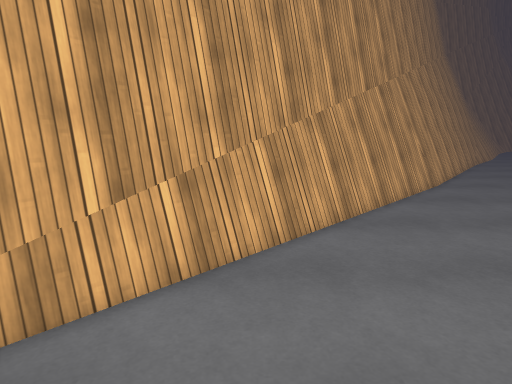
view 1 (above)

16 first-person views from a walk through a scene from a Unity 3-D project. The camera is 1.5 m above the floor, tilts 10° down and sees 75° across. The floor is counted in squares, 0.5 m on a side. Each view is taken from the middle of a square. On the plan, view 1 faces up. The plan holds only what a view shows up to about 20 squares ahead; the rest is blank. The place goes on beyond the plan. The player is left out. Surface patterns are stand-ins for the level's own textures.

view 2
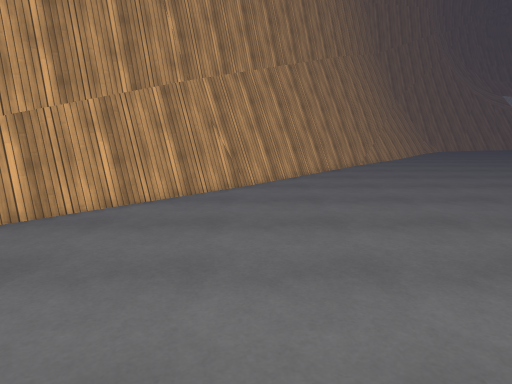

view 3
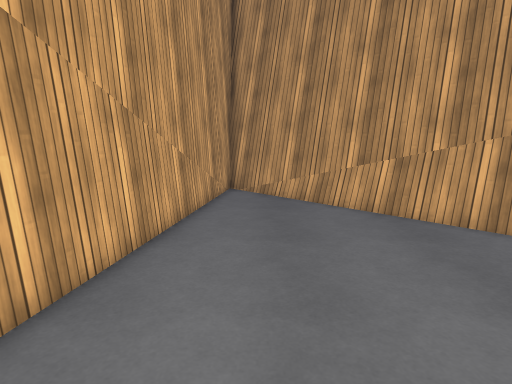

view 4
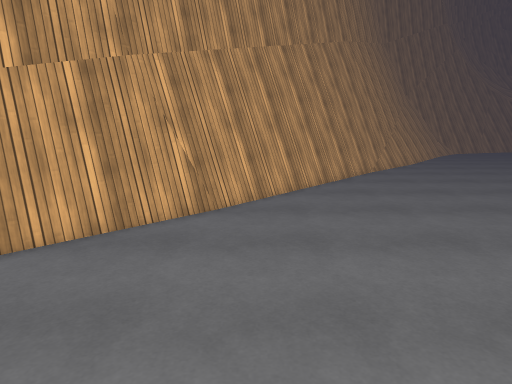

view 5
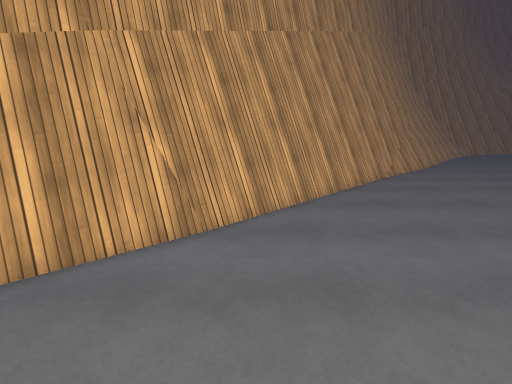

view 6
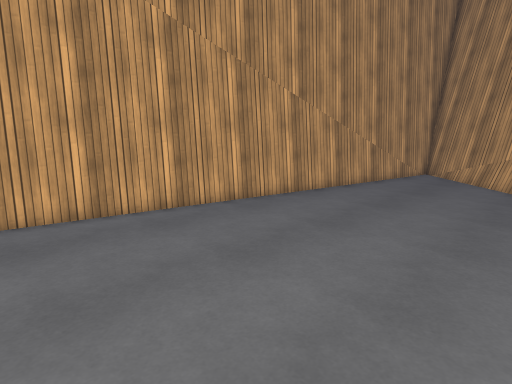

view 7
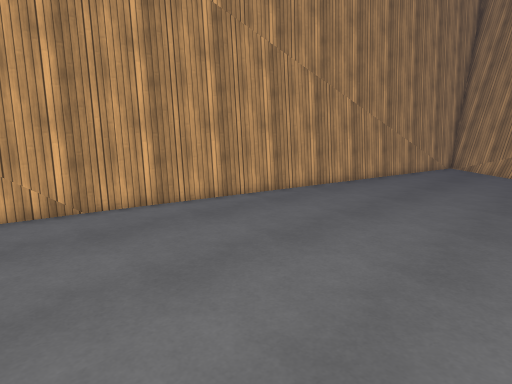

view 8
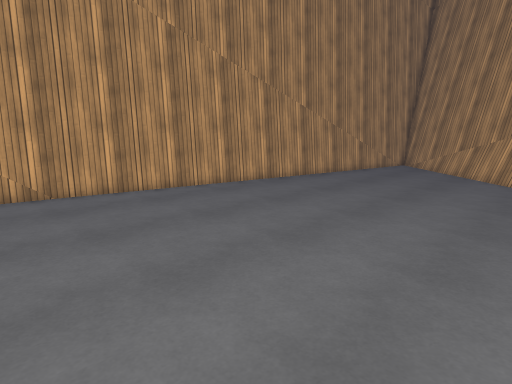

view 9
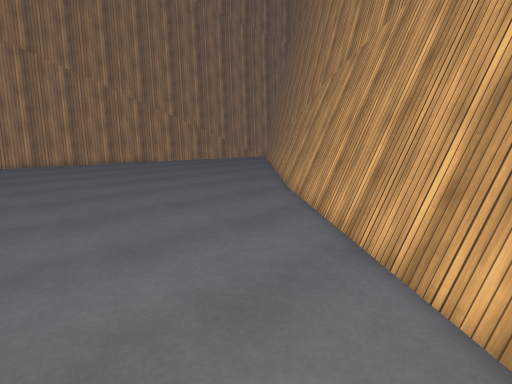

view 10
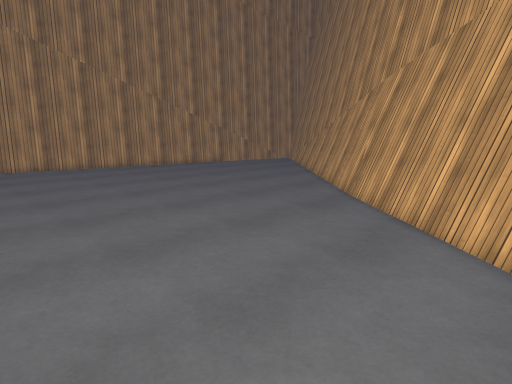

view 11
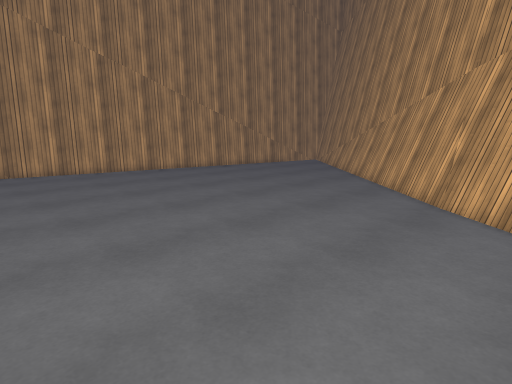

view 12
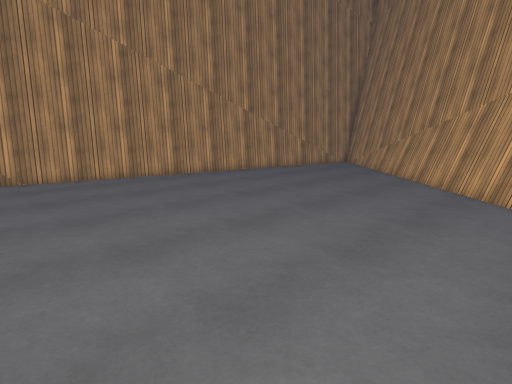

view 13
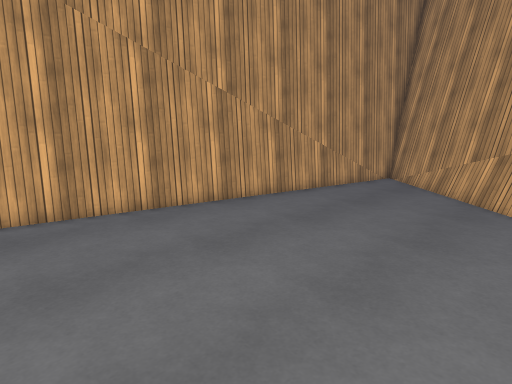

view 14
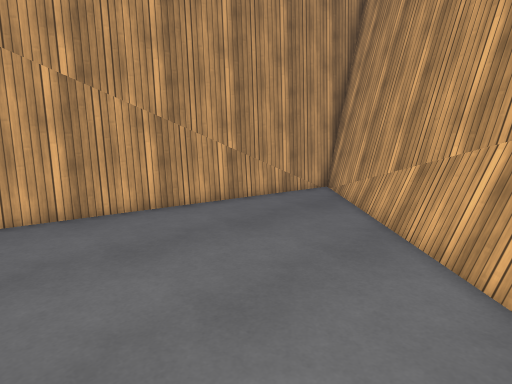

view 15
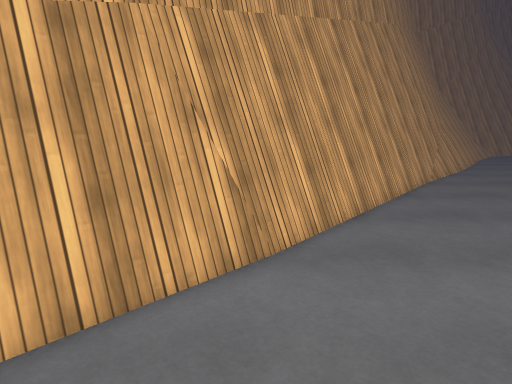

view 16
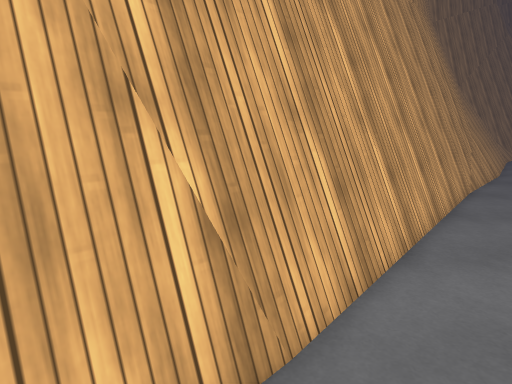

### Floor plan
Points are (right, up) in squares from view 1. A wall is a line through its corners. A room is listed if a view was taken in it or the views show most of it. See-through windows are left out.
Room 1 (views 1, 2, 3, 4, 5, 6, 7, 8, 9, 10, 11, 12, 13, 14, 15, 16)
walls: (9.6, 19.1) (-7.7, 1); (9.3, 19) (-7.7, 1.3); (9.1, 19.1) (-7.8, 1.5); (8.8, 19) (0.8, 10.7); (14.3, 25.9) (8.6, 19); (17.7, 30) (15, 26.7); (20.1, 30.9) (8.9, 19.1); (19.2, 31.6) (8.8, 18.8); (-7.7, 0.5) (23.4, -5)
low walls: (10.2, 19.1) (-7.7, 0.5); (15.7, 25.2) (-7.7, 0.8); (21.7, -4.5) (23.3, -4.7); (20.1, 29.8) (15.8, 25.3); (20.4, 30.9) (9.2, 19.2); (20.9, 30.9) (9.7, 19.2); (20.7, 31) (9.4, 19.1)

Positions as (right, up) in squares from view 1, and headings:
1: (0, 0), facing up
2: (11, 0), facing up
3: (11, 2), facing left
4: (12, 6), facing up
5: (12, 9), facing up
6: (19, 9), facing down-left
7: (25, 9), facing down-left
8: (25, 13), facing down-left
9: (25, 31), facing down-left
10: (25, 27), facing down-left
11: (25, 23), facing down-left
12: (25, 19), facing down-left
13: (15, 10), facing down-left
14: (9, 11), facing down-left
15: (10, 11), facing up
16: (10, 15), facing up
